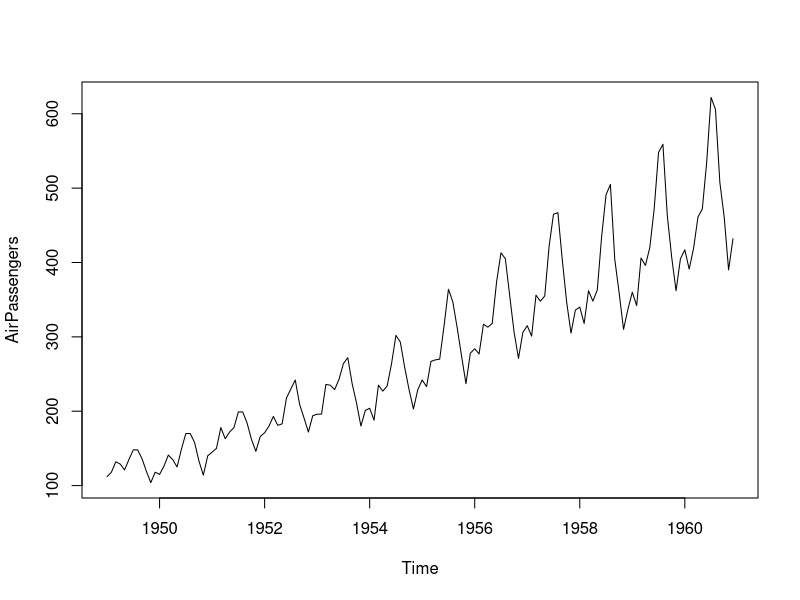
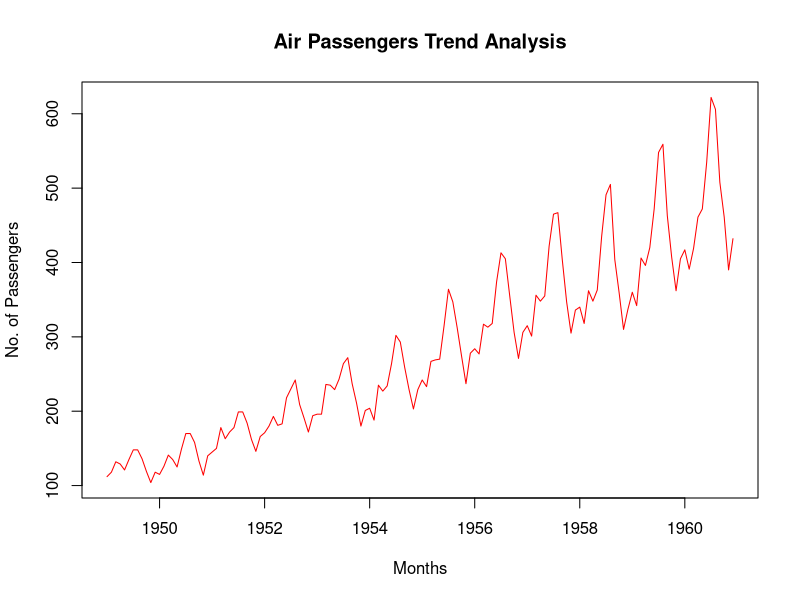
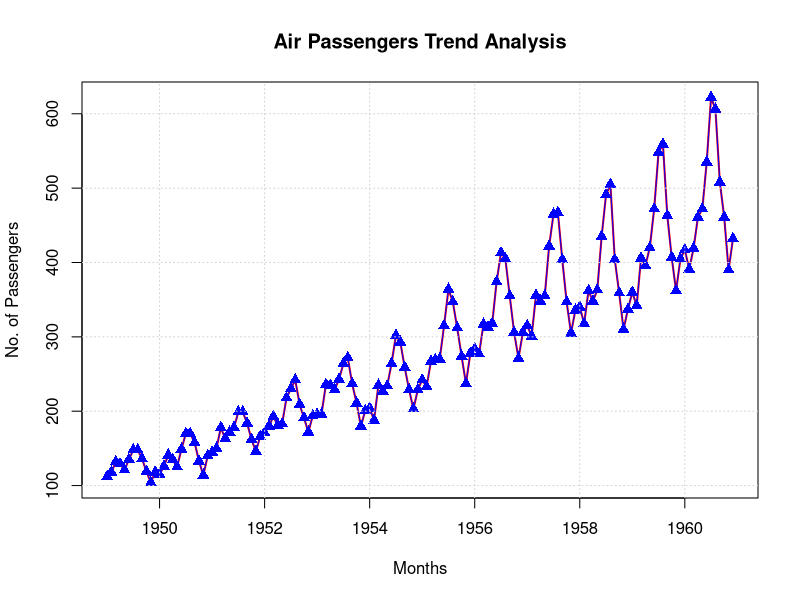
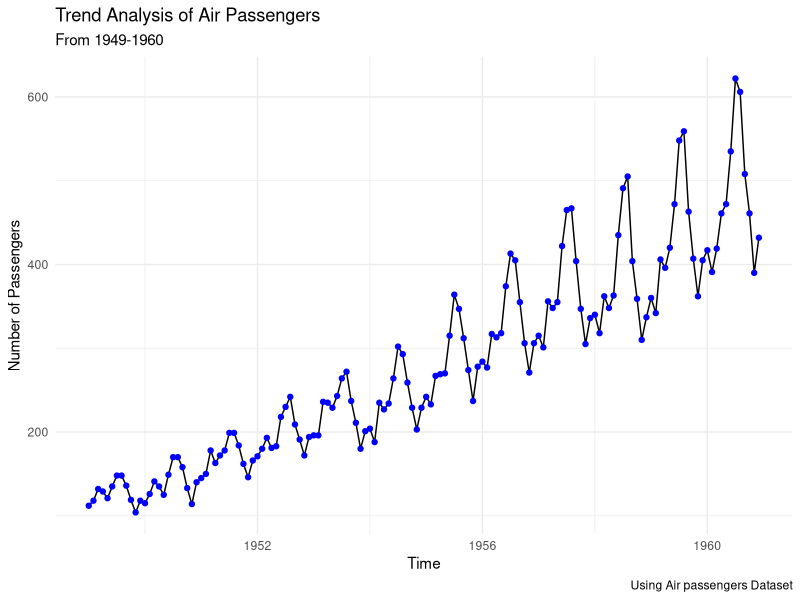
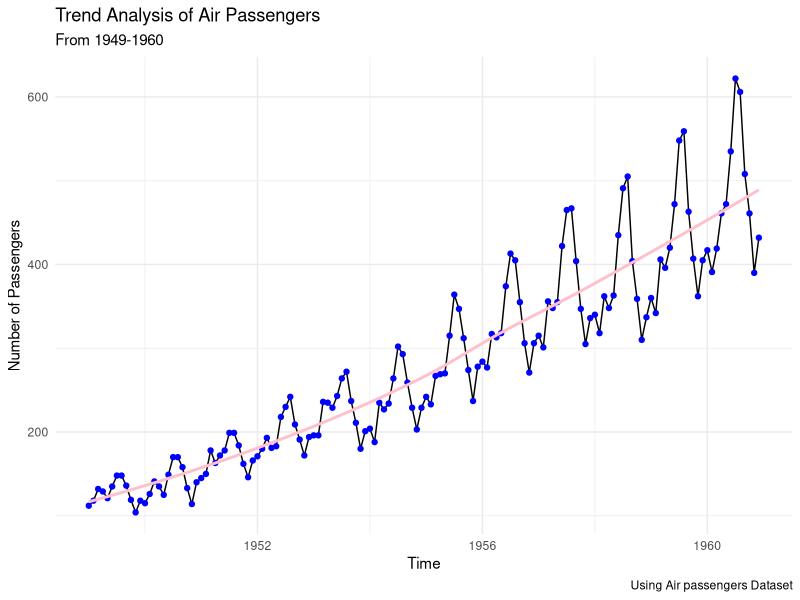

Here is the R script that generated these plots, in order:
#load the dataset
AirPassengers

#verify the dataset
class(AirPassengers)
View(AirPassengers)

#convet the dataset to dataframes
ap_df <- data.frame(
  year = time(AirPassengers),
  passengers = as.numeric(AirPassengers)

)
ap_df_months <- data.frame(
  year = floor(time(AirPassengers)),
  month = cycle(time(AirPassengers)),
  passengers= as.numeric(AirPassengers)
)
ap_df_months

#basic plot
plot(AirPassengers)

#plot with title, Axis labels and color
plot(AirPassengers,
     type = 'l',
     main = "Air Passengers Trend Analysis",
     xlab = "Months",
     ylab = "No. of Passengers",
     col = "red"
)
#changing the line width
plot(AirPassengers,
     type = 'l',
     lwd = 2,
     main = "Air Passengers Trend Analysis",
     xlab = "Months",
     ylab = "No. of Passengers",
     col = "red"
)
points(AirPassengers,
       type = 'o',
       pch = 17,
       cex = 1.2,
       col = "blue")
       
grid()
#GGPLOT2
library(ggplot2)
ggplot(ap_df,
       aes(x = year,y=passengers))+
  geom_line(color = "black",linewidth = 0.5)+
  labs(
    title = "Trend Analysis of Air Passengers ",
    caption = "Using Air passengers Dataset",
    subtitle = "From 1949-1960",
    x = "Time",
    y = "Number of Passengers"
  )+
  geom_point(color = "blue")+
  theme_minimal()

ggplot(ap_df,
       aes(x = year,y=passengers))+
  geom_line(color = "black",linewidth = 0.5)+
  labs(
    title = "Trend Analysis of Air Passengers ",
    caption = "Using Air passengers Dataset",
    subtitle = "From 1949-1960",
    x = "Time",
    y = "Number of Passengers"
  )+
  geom_point(color = "blue")+
  geom_smooth(se = FALSE,color = 'pink')+
  theme_minimal()

    
  